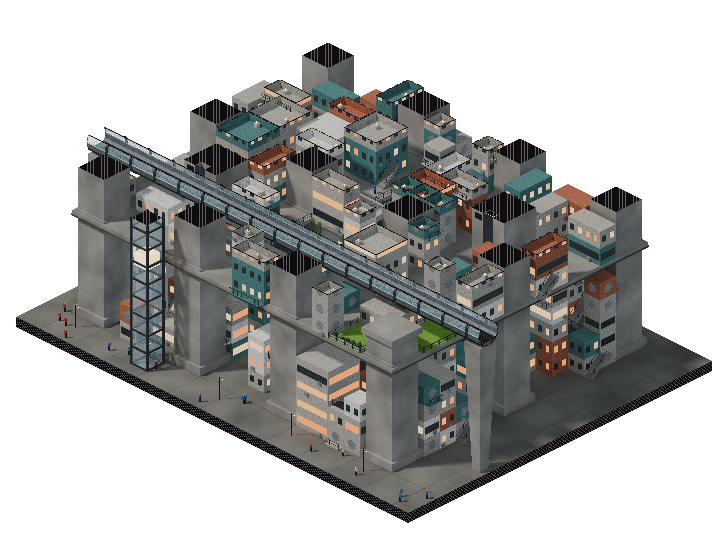
#> input picture experiments/ui-mockups/render/out/m8_arc_px.png, 720 x 540 px
$ python compose.py
#> lines starting #> are read from the running program, lines starting #| are printed output that depends on the picture; after the words box and inside, x2 and y2 are one past the last pixel; in counts of white or black regions, pixels touching at a corner belong together
#> in main, arc_raw is the input picture: PIL image 720x540 RGBA; mean R, G, B, A 46.8, 47.1, 45.6, 124.7
### experiments/concept-renders/sprites.py
"""
sprites.py - Pillow half of the agent-authored-building pipeline.

    python3 sprites.py

Inputs : out/sprites/*_lo.png (aliased low-res renders, 32 px per tile), *_hi.png (6x, anti-aliased), *_lo.cam.json
Outputs: out/sprites/*_pal.png        palette-locked game assets (kit64, no dither, binary alpha)
         out/p1_sprite_strip.png      3D render -> low-res sprite -> palette-locked sprite at integer upscale (rotation 0)
         out/p2_sprite_rotations.png  the same three stages for all 4 rotations
         out/p3_sprite_sheet.png      final sprite sheet (farm + capsule stack, 4 rotations) with the palette
         out/p4_ingame_mock.png       SC2K-style tile map composed only from palette-locked kit sprites
         out/p5_agent_loop.png        spec excerpt + validator feedback (draft v1 FAIL -> v2 PASS)
         out/p6_palette_compare.png   kit64 lock vs per-sprite adaptive 64 colours vs raw
"""
import json, math, os, subprocess, sys
import numpy as np
from PIL import Image, ImageDraw, ImageFont

HERE = os.path.dirname(os.path.abspath(__file__))
SP = os.path.join(HERE, 'out', 'sprites')
OUT = os.path.join(HERE, 'out')

# ------------------------------------------------------------------------------------------ fonts
# [9 lines left out: function font, not called in this run]


# ------------------------------------------------------------------------------------------ palette
# "kit64": a hand-built 64-colour master palette in the spirit of SC2K's VGA palette (not the original).
# Ramps: neutral greys, warm greys, timber, foliage, water/glass, teal, terracotta, sodium/window warm,
# neon accents, whites.  Every sprite in the game is locked to this one palette.
KIT64 = [
    '0d0e11', '1f2126', '33363c', '4b4e55', '666a70', '858a8f', 'a9adb0', 'd2d5d6',         # greys
    '4a4239', '6b6155', '8f8474', 'b3a794', 'd4c9b4', 'efe7d6',                             # warm greys
    '3b2616', '5a3a20', '7c522c', '9e6c3c', 'bf8a52', 'd9ac74',                             # timber / soil
    '1d2e16', '2c4420', '3d5c29', '4f7532', '648f3c', '7ba84a', '98c15d', 'bddb85',         # foliage
    '142133', '1f3550', '2f4d6e', '44678a', '6285a6', '8aa9c4', 'b8cfe0',                   # blues
    '0f2b2e', '1e4a4f', '32686c', '57908f', '8cbab5',                                       # teal / glass
    '4a1d16', '74302a', '9e4a3a', 'c26a52', 'dd9478',                                       # terracotta
    '7a4a14', 'b06c1c', 'd9902a', 'f2b447', 'fbd57a', 'fff0c0',                             # warm light
    '5a2a4a', '8c3f78', 'c86aa8', 'f0a5d0',                                                 # pinks
    'ff3a50', '3ae6ff', '5aff8c', 'ffe13a',                                                 # neon
    'c69a7a', '7a3f22', 'b8b0d8', 'f4f4f0', 'ffffff',                                       # skin, rust, lavender, whites
]
assert len(KIT64) == 64, len(KIT64)
PAL = np.array([[int(h[i:i + 2], 16) for i in (0, 2, 4)] for h in KIT64], dtype=np.float64)


def srgb_to_lab(rgb):
    c = rgb / 255.0
    c = np.where(c <= 0.04045, c / 12.92, ((c + 0.055) / 1.055) ** 2.4)
    M = np.array([[0.4124, 0.3576, 0.1805], [0.2126, 0.7152, 0.0722], [0.0193, 0.1192, 0.9505]])
    xyz = c @ M.T / np.array([0.95047, 1.0, 1.08883])
    f = np.where(xyz > 0.008856, np.cbrt(xyz), 7.787 * xyz + 16 / 116)
    return np.stack([116 * f[..., 1] - 16, 500 * (f[..., 0] - f[..., 1]), 200 * (f[..., 1] - f[..., 2])], axis=-1)


PAL_LAB = srgb_to_lab(PAL)


def binarize_alpha(im, thr=128):
#> called with thr = 128
    a = np.array(im.convert('RGBA'))
    a[..., 3] = np.where(a[..., 3] >= thr, 255, 0)
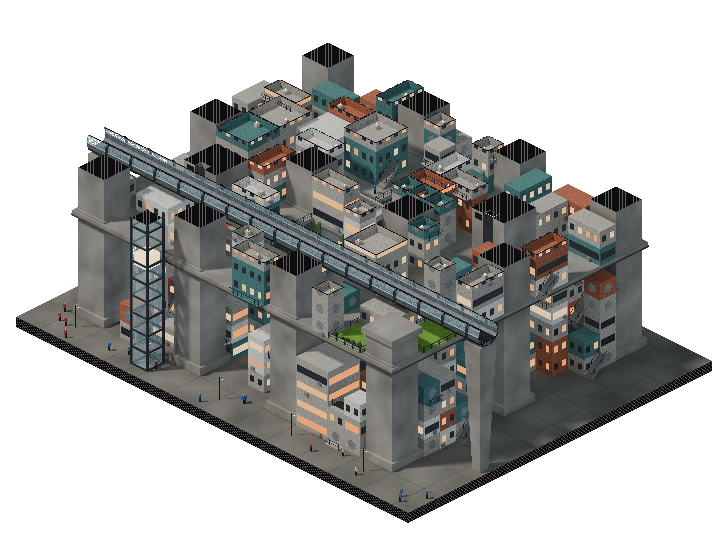
#> a: shape (540, 720, 4); 0.08% of pixels changed, all inside (x1, y1, x2, y2) = (87, 129, 169, 257); transparent parts drawn white
    return a


def palette_lock(im, pal=PAL, pal_lab=PAL_LAB):
    """Nearest palette colour in CIELAB (no dithering); alpha binarised; returns RGBA Image + index map."""
    a = binarize_alpha(im)
    rgb = a[..., :3].reshape(-1, 3).astype(np.float64)
    lab = srgb_to_lab(rgb)
    d = ((lab[:, None, :] - pal_lab[None, :, :]) ** 2).sum(-1)
    idx = d.argmin(1)
    out = pal[idx].reshape(a.shape[0], a.shape[1], 3).astype(np.uint8)
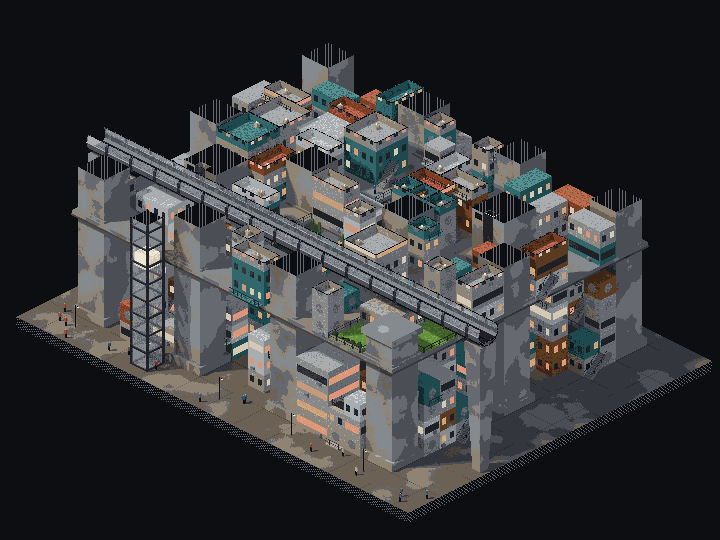
#> out: shape (540, 720, 3); mean R, G, B 52.8, 53.7, 55
    res = np.dstack([out, a[..., 3]])
    res[a[..., 3] == 0] = 0
    return Image.fromarray(res, 'RGBA'), idx.reshape(a.shape[:2])


# [22 lines left out: functions adaptive_lock, ncolors, crop_alpha, not called in this run]


def up(im, k):
    return im.resize((im.width * k, im.height * k), Image.NEAREST)


# [24 lines left out: functions checker, on_bg, swatch, not called in this run]


def arrow(d, x0, y, x1, col=(120, 116, 108), w=4):
    d.line([(x0, y), (x1 - 12, y)], fill=col, width=w)
    d.polygon([(x1, y), (x1 - 16, y - 9), (x1 - 16, y + 9)], fill=col)


def load(name, r, kind):
    return Image.open(os.path.join(SP, '%s_r%d_%s.png' % (name, r, kind))).convert('RGBA')


# ------------------------------------------------------------------------------------------ build all palette-locked sprites
# [135 lines left out: functions lock_all, strip, rotations, sheet, not called in this run]


def rowh_of(placed, py):
    return max(s.height for (x, y, s, n, r) in placed if y == py)


# ------------------------------------------------------------------------------------------ p4: in-game mock
# [157 lines left out: functions cam_origin, mock, agent_loop, palette_compare, not called in this run]


# [12 lines that do not run on import are left out]

### experiments/ui-mockups/pixel/compose.py
"""
compose.py - the pixel-mode map for mock-up 8.

Block 07 cut at L8.5 (rendered by render/kit_ui.py through the kit64 sprite camera) is palette-locked to kit64 and
set into a district built only from the concept-renders kit64 sprites (tiles, towers, capsule stacks, parks, station,
megacolumn nodes, the stand-in vertical farm).  Every sprite shares one pixel lattice: tile (mx, my) has its world
origin at M0 + (16 (mx + my), 8 (mx - my)), exactly as in concept-renders/sprites.py.
Writes pixel/out/m8_map_2x.png (2x nearest, cropped to the 2560 x 1440 stage) + pixel/out/m8_map.json (lattice origin).
"""
import json, os, sys
sys.dont_write_bytecode = True
HERE = os.path.dirname(os.path.abspath(__file__))
KIT = os.path.normpath(os.path.join(HERE, '..', '..', 'concept-renders'))
sys.path.insert(0, KIT)
import sprites                                   # noqa: E402  (KIT64 + palette_lock; read-only use)
from PIL import Image                            # noqa: E402

SP = os.path.join(KIT, 'out', 'sprites')
RO = os.path.normpath(os.path.join(HERE, '..', 'render', 'out'))
OUT = os.path.join(HERE, 'out')


def load(name, r=0):
    return Image.open(os.path.join(SP, '%s_r%d_pal.png' % (name, r))).convert('RGBA')


def origin(name, r=0):
    c = json.load(open(os.path.join(SP, '%s_r%d_lo.cam.json' % (name, r))))
    im = Image.open(os.path.join(SP, '%s_r%d_lo.png' % (name, r)))
    rx, ry = im.size
    ppm = rx / c['scale']
    return rx / 2 - c['cx'] * ppm, ry / 2 + c['cy'] * ppm


GHOST_RAMP = ['1f3550', '2f4d6e', '44678a', '6285a6', '8aa9c4', 'b8cfe0']


def ghostify(im):
    """kit64 blueprint ghost: luminance -> blue ramp, checkerboard-dithered alpha, solid outline."""
    im = im.convert('RGBA')
    px = im.load()
    out = Image.new('RGBA', im.size, (0, 0, 0, 0))
    po = out.load()
    ramp = [tuple(int(h[i:i + 2], 16) for i in (0, 2, 4)) for h in GHOST_RAMP]
    w, h = im.size
    for y in range(h):
        for x in range(w):
            r, g, b, a = px[x, y]
            if a < 128:
                continue
            edge = any(px[x + dx, y + dy][3] < 128 if 0 <= x + dx < w and 0 <= y + dy < h else True
                       for dx, dy in ((1, 0), (-1, 0), (0, 1), (0, -1)))
            lum = (0.3 * r + 0.59 * g + 0.11 * b) / 255
            if edge:
                po[x, y] = ramp[5] + (255,)
            elif (x + y) % 2 == 0:
                po[x, y] = ramp[min(4, 1 + int(lum * 4))] + (255,)
    return out


def main():
    # the arcology sprite (palette-locked) and its world-origin pixel
    arc_raw = Image.open(os.path.join(RO, 'm8_arc_px.png')).convert('RGBA')
    arc, _ = sprites.palette_lock(arc_raw)
#> (the run stopped early here; a loop or call above may not have finished)
